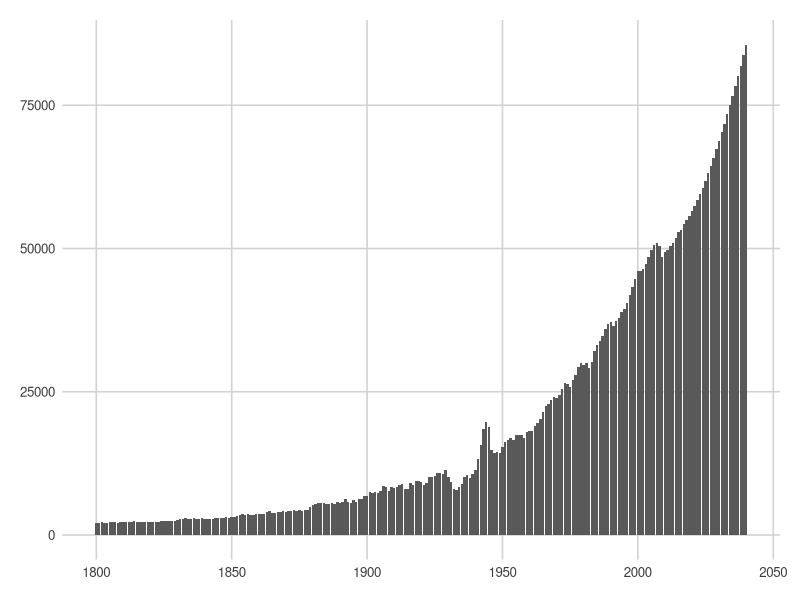
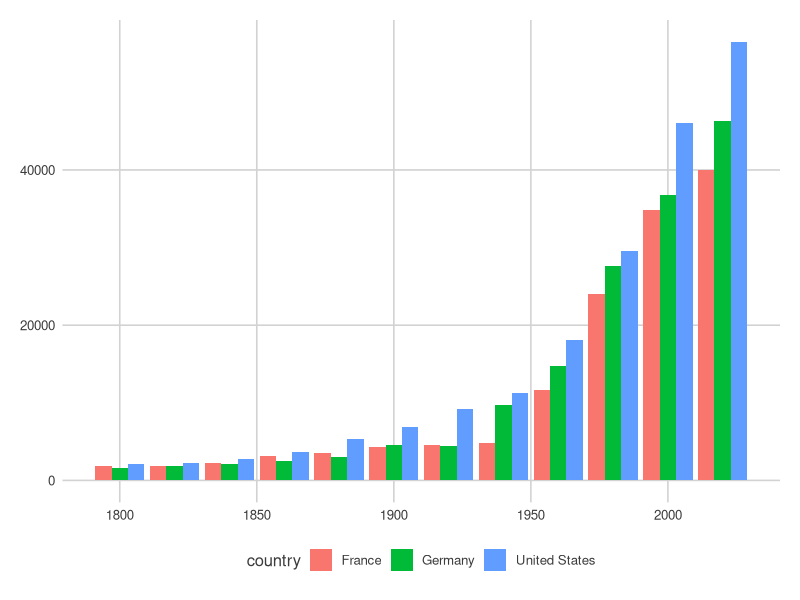
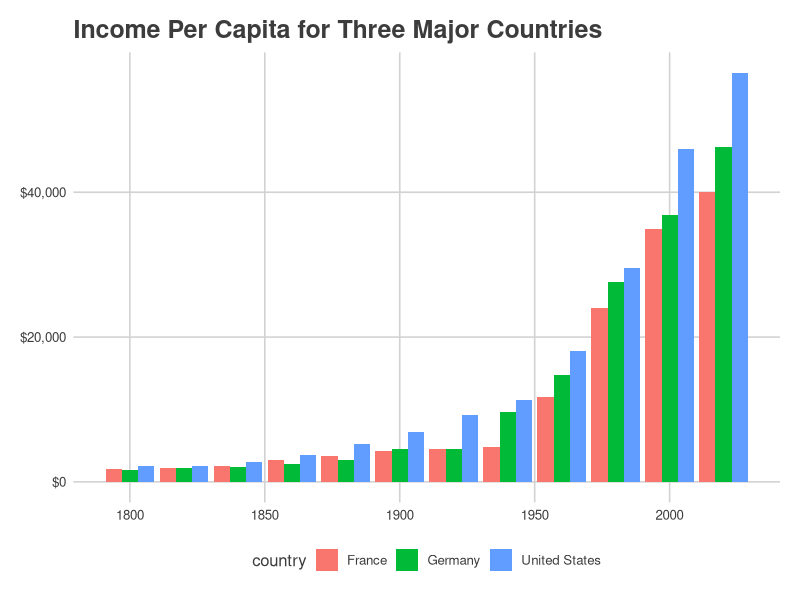
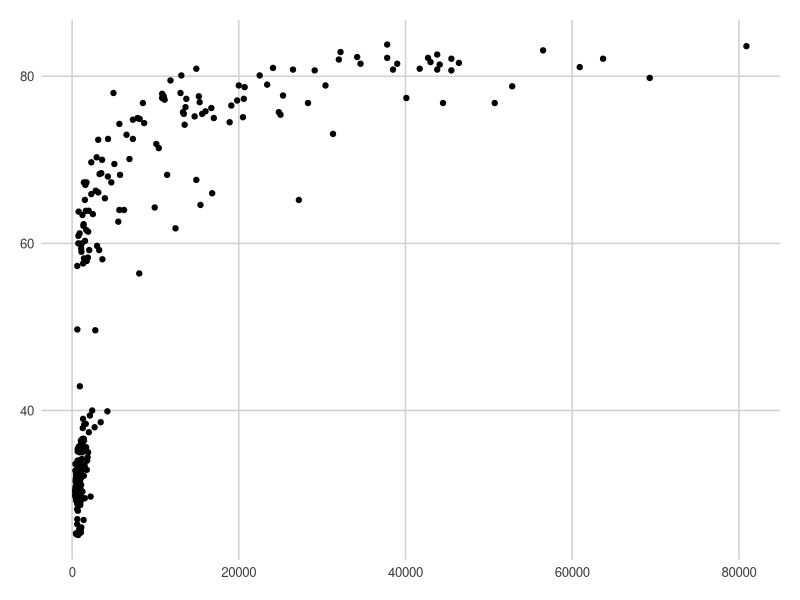
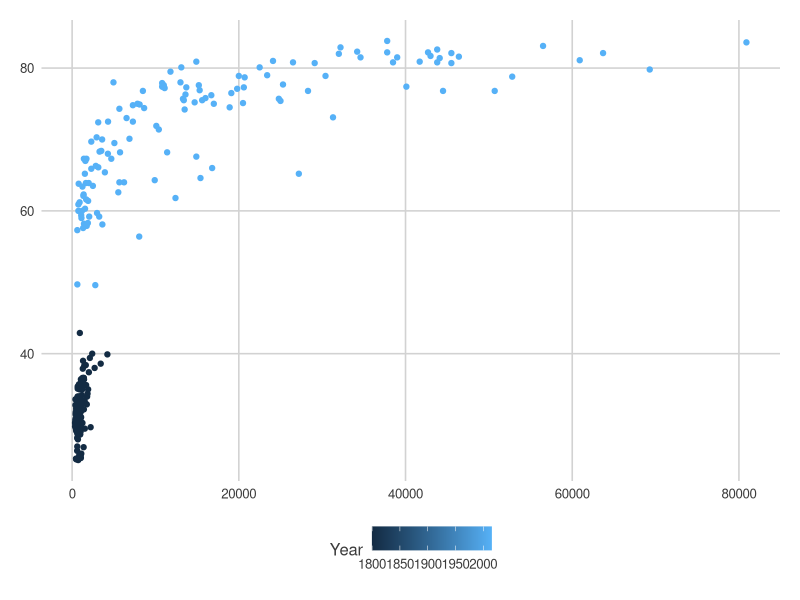
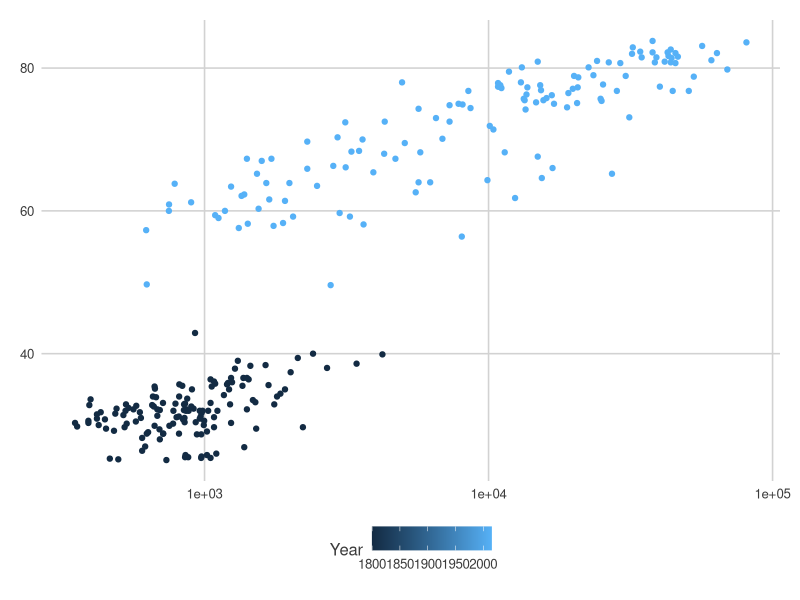
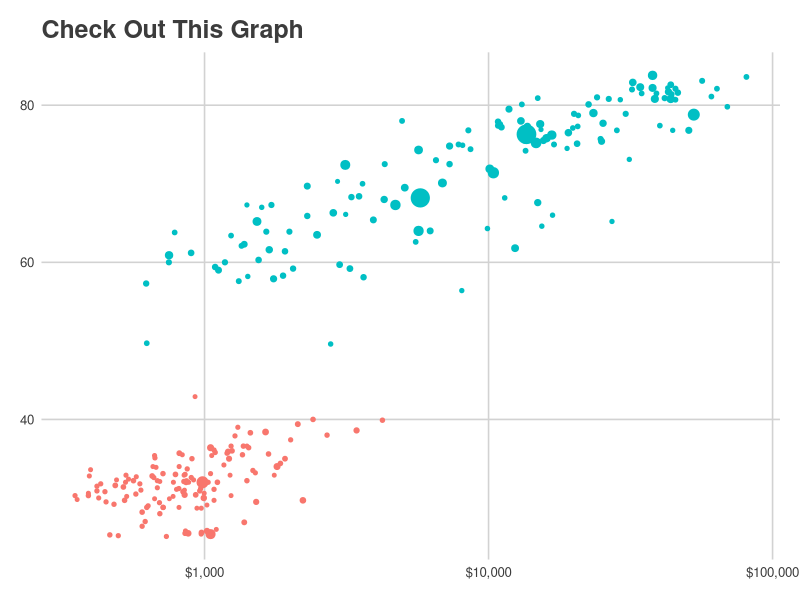
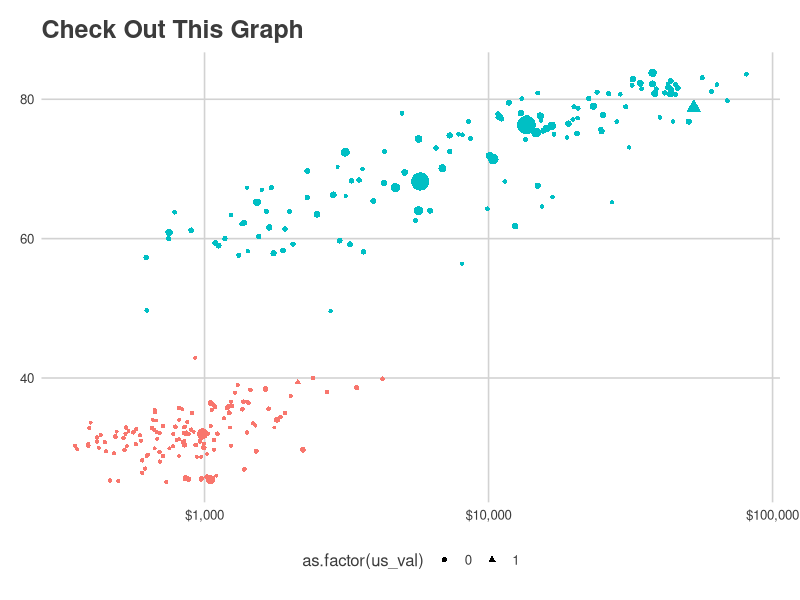

These charts were generated, in order, by the following R code:
## ---- chunk 1
knitr::opts_chunk$set(echo = TRUE,
                      warning = FALSE,
                      message = FALSE)
library(tidyverse)
library(ggthemes)
theme_set(theme_fivethirtyeight())
theme_update(panel.background = element_rect(fill = "transparent", colour = NA),
             plot.background = element_rect(fill = "transparent", colour = NA),
             legend.background = element_rect(fill = "transparent", colour = NA),
             legend.key = element_rect(fill = "transparent", colour = NA),
             strip.background =element_rect(fill="transparent", colour = NA))

gapminder_IncomePerCap <- read.csv("../data/income_per_person.csv")
gap <- read.csv2("../data/gapminder.csv")
## ---- chunk 2
str(gapminder_IncomePerCap)
## ---- chunk 3
# let's look at the first 4 observations with the first 5 columns
gapminder_IncomePerCap[1:4, 1:5] 
## ---- chunk 4
# install.packages("tidyverse") - I already have this installed so no need to do it here. 
# load the library as so:
library(tidyverse)

# Now, we 'pivot' our data longer
# Keep in mind, we want our years to be their own variable, 'years', and our values 'income'
# Also notice that all the years begin with "X" - we can use that to our advantage
tidy_df <- gapminder_IncomePerCap %>% 
  pivot_longer(cols = starts_with("X"), names_to = "year", values_to = "income")
## ---- chunk 5
# Normally, we wouldn't want to store the df in the same name.
tidy_df <- tidy_df %>% 
  # let's mutate the year column
  # First, remove the "X" from our years
  mutate(year = str_replace(year, pattern = "X", replacement = ""),
         # next, turn our character to numeric (technically 'double')
         year = as.numeric(year))
## ---- chunk 6
us_data <- tidy_df %>% filter(country == "United States")
## ---- chunk 7
# first, supply the data frame to ggplot()
ggplot(us_data) +
  # we want bars so... geom_bar() gives us that geometry
  # now, we want specify the y axis to be income and x is year
  # we put these in the aes() comman (for aesthetics)
  geom_bar(aes(x = year, y = income), stat = "identity")
## ---- chunk 8
top_three <- tidy_df %>% 
  # %in% is convenient function for selecting multiple matching items from a vector
  filter(country %in% c("United States", "Germany", "France"),
         year %in% c(seq.int(from = 1800, to = 2020, by = 20)))

# now we plot
ggplot(top_three) +
  # using geom_bar again
  # now we add two arguments - fill, which tells us to color the bars by country
  # position (I prefer "dodge" - the default is "stack")
  geom_bar(aes(x = year, y = income, fill = country), stat = "identity", position = "dodge")

## ---- chunk 9
# load ggthemes
library(ggthemes)
# Use the same graph
ggplot(top_three) +
  geom_bar(aes(x = year, y = income, fill = country), stat = "identity", position = "dodge") +
  # now add a theme (scroll through and pick your favorite.. I really like the minimal one)
  # these themes are specified as theme_* - try several out!
  # theme_minimal() +
  # now add your labels
  labs(
    x = "Year",
    y = "Income",
    title = "Income Per Capita for Three Major Countries"
  ) +
  # there are several ways to do this.. I use the scales package
  # scales can do a lot for your axes. Check it out:
  scale_y_continuous(labels = scales::dollar)
## ---- chunk 10
str(gap)
## ---- chunk 11
gap_selected_years <- gap %>%
  filter(Year %in% c(1800, 2015))
## ---- chunk 12
ggplot(gap_selected_years) +
  geom_point(aes(x = GDP_per_capita, y = life_expectancy))

## ---- chunk 13
ggplot(gap_selected_years) + 
  geom_point(aes(x = GDP_per_capita, y = life_expectancy, color = Year))
## ---- chunk 14
ggplot(gap_selected_years) + 
  geom_point(aes(x = GDP_per_capita, y = life_expectancy, color = Year)) +
  # we can just add a scale to the x axis (there are many of these - check them out!)
  scale_x_log10()
## ---- chunk 15
ggplot(gap_selected_years) + 
  # let's add the `size` argument to our aesthetics
  geom_point(aes(x = GDP_per_capita, y = life_expectancy, color = as.factor(Year), size = population)) +
  # fix our log scale (make them dollars)
  scale_x_log10(labels = scales::dollar) +
  # let's get rid of the legends for now...
  guides(size = FALSE, color = FALSE) +
  # and add a theme
  #theme_minimal() +
  # and labels
  labs(
    y = "Life Expectancy",
    x = "GDP Per Capita",
    title = "Check Out This Graph"
  )
## ---- chunk 16
# create a new data frame with a column indicated whether the value is for US or not
gselect_us <- gap_selected_years %>% 
  mutate(us_val = ifelse(country == "United States", 1, 0))


ggplot(gselect_us) + 
  # let's add the "shape" argument to our aesthetics
  geom_point(aes(x = GDP_per_capita, y = life_expectancy, color = as.factor(Year), size = population,
                 shape = as.factor(us_val))) +
  # fix our log scale (make them dollars)
  scale_x_log10(labels = scales::dollar) +
  # let's get rid of the legends for now...
  guides(size = FALSE, color = FALSE) +
  # and add a theme
  #theme_minimal() +
  # and labels
  labs(
    y = "Life Expectancy",
    x = "GDP Per Capita",
    title = "Check Out This Graph"
  )
## ---- chunk 17
child_mort_cutoff_data <- gselect_us %>% 
  # we are really just interested in the 2015 year... 
  group_by(Year) %>% 
  # this will give a column to compare child mortality to
  mutate(avg_mort = mean(child_mortality),
         # make a comlumn getting 1 if the avg is greater or 0 if not
         compare = ifelse(child_mortality > avg_mort, 1, 0),
         # hardcoding compare to be 0 if the year is not 2015
         compare = ifelse(Year == 1800, 0, compare)) %>% 
  ungroup() %>% 
  group_by(country) %>% 
  # telling R that the country should get 1 for both dates if it was 1 for 2015
  mutate(compare = max(compare),
         compare = ifelse(compare == 1, "Above Avg. Child Mortality", "At or Under Avg. Child Mortality"))


# Now let us plot it again...
ggplot(child_mort_cutoff_data) + 
  # let's add the `shape` argument to our aesthetics
  geom_point(aes(x = GDP_per_capita, y = life_expectancy, color = as.factor(Year), size = population,
                 shape = as.factor(us_val))) +
  # fix our log scale (make them dollars)
  scale_x_log10(labels = scales::dollar) +
  # let's get rid of the legends for now...
  guides(size = FALSE, color = FALSE, shape = FALSE) +
  # and add a theme
  #theme_minimal() +
  # and labels
  labs(
    y = "Life Expectancy",
    x = "GDP Per Capita",
    title = "Change in GDP and Life Expectancy",
    subtitle = "from 1800 to 2015, separated by groups at or above average child mortality"
  ) +
  # now, we add "facets" to group the data into different panes
  # we will use our 'compare' variable for that.
  facet_grid(~compare) 
